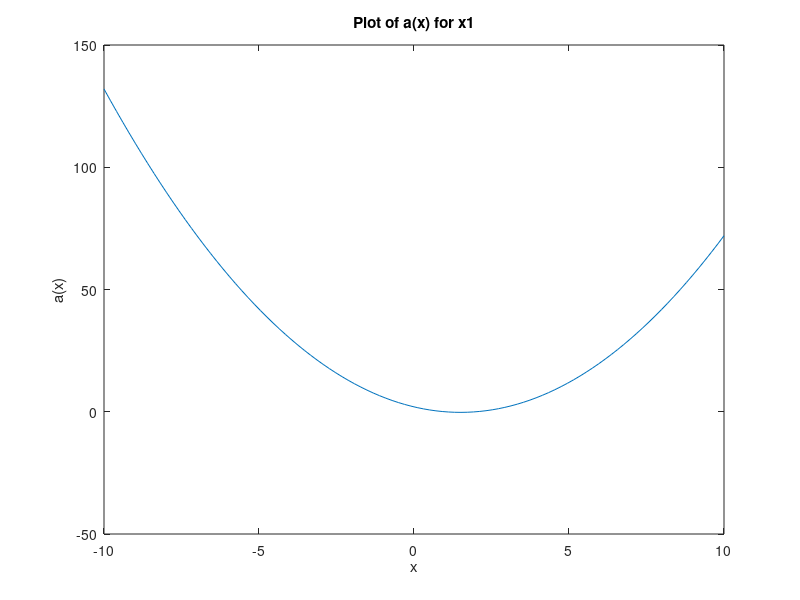

Reproduce this figure in MATLAB.
% تعریف چندجملهایها به صورت بردار ضرایب
a = [1 -3 2]; % مثلا a(x) = x^2 - 3x + 2
b = [1 0 -4 4]; % مثلا b(x) = x^3 - 4x + 4

% 1. محاسبه ریشههای b
roots_b = roots(b);

% 2. محاسبه مشتق اول و دوم b
first_derivative_b = polyder(b);
second_derivative_b = polyder(first_derivative_b);

% 3. محاسبه حاصل جمع a و b به صورت دستی
% ابتدا دو بردار ضرایب را همطول میکنیم
len_diff = length(b) - length(a);
if len_diff > 0
    a = [zeros(1, len_diff) a]; % اضافه کردن صفر به ابتدا
elseif len_diff < 0
    b = [zeros(1, -len_diff) b]; % اضافه کردن صفر به ابتدا
end
sum_ab = a + b;

% 4. محاسبه مقادیر y1 به ازای بردار x1 و ترسیم آن برای چندجملهای a
x1 = linspace(-10, 10, 100); % تعریف بردار x1 از -10 تا 10
y1 = polyval(a, x1); % محاسبه مقادیر y1 از روی چندجملهای a

figure;
plot(x1, y1);
title('Plot of a(x) for x1');
xlabel('x');
ylabel('a(x)');

% 5. تقسیم b بر a
% حذف ضرایب صفر از ابتدای a
a = a(find(a, 1):end); % حذف ضرایب صفر از ابتدا
[quotient, remainder] = deconv(b, a);

% نمایش نتایج
disp('Roots of b:');
disp(roots_b);
disp('First derivative of b:');
disp(first_derivative_b);
disp('Second derivative of b:');
disp(second_derivative_b);
disp('Sum of a and b:');
disp(sum_ab);
disp('Quotient of b / a:');
disp(quotient);
disp('Remainder of b / a:');
disp(remainder);